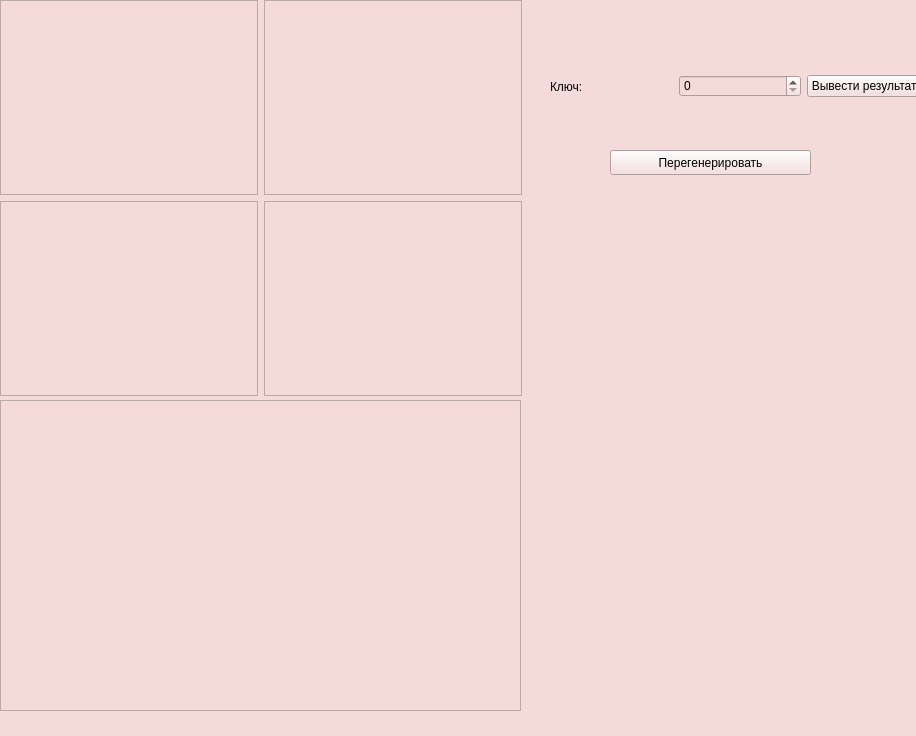
<?xml version="1.0" encoding="UTF-8"?>
<ui version="4.0">
 <class>MainWindow</class>
 <widget class="QMainWindow" name="MainWindow">
  <property name="geometry">
   <rect>
    <x>0</x>
    <y>0</y>
    <width>916</width>
    <height>736</height>
   </rect>
  </property>
  <property name="windowTitle">
   <string>MainWindow</string>
  </property>
  <property name="styleSheet">
   <string notr="true">background-color: rgb(245, 218, 218);
color: rgb(0, 0, 0);
font: 700 italic 15pt &quot;Ubuntu&quot;;</string>
  </property>
  <widget class="QWidget" name="centralwidget">
   <widget class="QGraphicsView" name="graphicsView">
    <property name="geometry">
     <rect>
      <x>0</x>
      <y>400</y>
      <width>521</width>
      <height>311</height>
     </rect>
    </property>
   </widget>
   <widget class="QPushButton" name="bnt_regen">
    <property name="geometry">
     <rect>
      <x>610</x>
      <y>150</y>
      <width>201</width>
      <height>25</height>
     </rect>
    </property>
    <property name="text">
     <string>Перегенерировать</string>
    </property>
   </widget>
   <widget class="QWidget" name="layoutWidget">
    <property name="geometry">
     <rect>
      <x>550</x>
      <y>70</y>
      <width>380</width>
      <height>33</height>
     </rect>
    </property>
    <layout class="QHBoxLayout" name="horizontalLayout">
     <item>
      <widget class="QLabel" name="label">
       <property name="text">
        <string>Ключ:</string>
       </property>
      </widget>
     </item>
     <item>
      <widget class="QSpinBox" name="spinBox">
       <property name="maximum">
        <number>1000</number>
       </property>
      </widget>
     </item>
     <item>
      <widget class="QPushButton" name="bnt_printResult">
       <property name="text">
        <string>Вывести результаты</string>
       </property>
      </widget>
     </item>
    </layout>
   </widget>
   <widget class="QWidget" name="layoutWidget">
    <property name="geometry">
     <rect>
      <x>0</x>
      <y>0</y>
      <width>522</width>
      <height>396</height>
     </rect>
    </property>
    <layout class="QVBoxLayout" name="verticalLayout">
     <item>
      <layout class="QHBoxLayout" name="horizontalLayout_3">
       <item>
        <widget class="QTableWidget" name="tableWidget16"/>
       </item>
       <item>
        <widget class="QTableWidget" name="tableWidget64"/>
       </item>
      </layout>
     </item>
     <item>
      <layout class="QHBoxLayout" name="horizontalLayout_2">
       <item>
        <widget class="QTableWidget" name="tableWidget128"/>
       </item>
       <item>
        <widget class="QTableWidget" name="tableWidget2048"/>
       </item>
      </layout>
     </item>
    </layout>
   </widget>
  </widget>
 </widget>
 <resources/>
 <connections/>
</ui>
